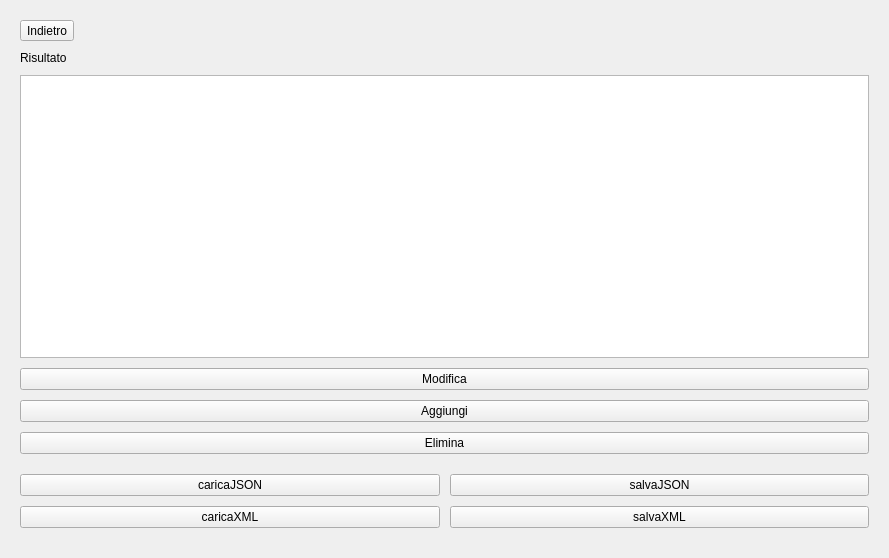
<?xml version="1.0" encoding="UTF-8"?>
<ui version="4.0">
 <class>MainWindow</class>
 <widget class="QMainWindow" name="MainWindow">
  <property name="geometry">
   <rect>
    <x>0</x>
    <y>0</y>
    <width>889</width>
    <height>558</height>
   </rect>
  </property>
  <property name="windowTitle">
   <string>MainWindow</string>
  </property>
  <widget class="QWidget" name="centralwidget">
   <layout class="QVBoxLayout" name="centralLayout">
    <property name="spacing">
     <number>0</number>
    </property>
    <property name="leftMargin">
     <number>0</number>
    </property>
    <property name="topMargin">
     <number>0</number>
    </property>
    <property name="rightMargin">
     <number>0</number>
    </property>
    <property name="bottomMargin">
     <number>0</number>
    </property>
    <item>
     <widget class="QStackedWidget" name="stackedWidget">
      <property name="currentIndex">
       <number>1</number>
      </property>
      <widget class="QWidget" name="paginaPrincipale">
       <layout class="QVBoxLayout" name="verticalLayout">
        <item>
         <layout class="QGridLayout" name="gridLayout_5">
          <item row="1" column="0" colspan="2">
           <widget class="QLineEdit" name="searchBar">
            <property name="minimumSize">
             <size>
              <width>0</width>
              <height>30</height>
             </size>
            </property>
            <property name="maximumSize">
             <size>
              <width>16777215</width>
              <height>16777215</height>
             </size>
            </property>
            <property name="placeholderText">
             <string>Cerca un'attività...</string>
            </property>
           </widget>
          </item>
          <item row="0" column="0">
           <spacer name="verticalSpacer_2">
            <property name="orientation">
             <enum>Qt::Orientation::Vertical</enum>
            </property>
            <property name="sizeType">
             <enum>QSizePolicy::Policy::Maximum</enum>
            </property>
            <property name="sizeHint" stdset="0">
             <size>
              <width>20</width>
              <height>80</height>
             </size>
            </property>
           </spacer>
          </item>
          <item row="2" column="0">
           <spacer name="verticalSpacer_5">
            <property name="orientation">
             <enum>Qt::Orientation::Vertical</enum>
            </property>
            <property name="sizeType">
             <enum>QSizePolicy::Policy::Preferred</enum>
            </property>
            <property name="sizeHint" stdset="0">
             <size>
              <width>20</width>
              <height>50</height>
             </size>
            </property>
           </spacer>
          </item>
          <item row="3" column="1">
           <widget class="QWidget" name="barraRicerca" native="true"/>
          </item>
          <item row="4" column="0" colspan="2">
           <widget class="QWidget" name="grigliaOggetti" native="true">
            <layout class="QGridLayout" name="gridLayout">
             <item row="2" column="1">
              <spacer name="verticalSpacer_4">
               <property name="orientation">
                <enum>Qt::Orientation::Vertical</enum>
               </property>
               <property name="sizeType">
                <enum>QSizePolicy::Policy::Preferred</enum>
               </property>
               <property name="sizeHint" stdset="0">
                <size>
                 <width>20</width>
                 <height>120</height>
                </size>
               </property>
              </spacer>
             </item>
             <item row="1" column="1">
              <widget class="QToolButton" name="oggettoPromemoria">
               <property name="font">
                <font>
                 <pointsize>10</pointsize>
                </font>
               </property>
               <property name="text">
                <string>Promemoria</string>
               </property>
               <property name="icon">
                <iconset resource="../assets.qrc">
                 <normaloff>:/img/forms/promemoria.jpg</normaloff>:/img/forms/promemoria.jpg</iconset>
               </property>
               <property name="iconSize">
                <size>
                 <width>120</width>
                 <height>120</height>
                </size>
               </property>
               <property name="toolButtonStyle">
                <enum>Qt::ToolButtonStyle::ToolButtonTextUnderIcon</enum>
               </property>
              </widget>
             </item>
             <item row="0" column="0">
              <widget class="QToolButton" name="oggettoImpegni">
               <property name="text">
                <string>Impegni</string>
               </property>
               <property name="icon">
                <iconset resource="../assets.qrc">
                 <normaloff>:/img/forms/impegni.jpg</normaloff>:/img/forms/impegni.jpg</iconset>
               </property>
               <property name="iconSize">
                <size>
                 <width>120</width>
                 <height>120</height>
                </size>
               </property>
               <property name="toolButtonStyle">
                <enum>Qt::ToolButtonStyle::ToolButtonTextUnderIcon</enum>
               </property>
              </widget>
             </item>
             <item row="1" column="2">
              <widget class="QToolButton" name="oggettoCompleanni">
               <property name="text">
                <string>Compleanni</string>
               </property>
               <property name="icon">
                <iconset resource="../assets.qrc">
                 <normaloff>:/img/forms/compleanno.jpg</normaloff>:/img/forms/compleanno.jpg</iconset>
               </property>
               <property name="iconSize">
                <size>
                 <width>120</width>
                 <height>120</height>
                </size>
               </property>
               <property name="toolButtonStyle">
                <enum>Qt::ToolButtonStyle::ToolButtonTextUnderIcon</enum>
               </property>
              </widget>
             </item>
             <item row="1" column="0">
              <widget class="QToolButton" name="oggettoLavoro">
               <property name="text">
                <string>Lavoro</string>
               </property>
               <property name="icon">
                <iconset resource="../assets.qrc">
                 <normaloff>:/img/forms/lavoro.jpg</normaloff>:/img/forms/lavoro.jpg</iconset>
               </property>
               <property name="iconSize">
                <size>
                 <width>120</width>
                 <height>120</height>
                </size>
               </property>
               <property name="toolButtonStyle">
                <enum>Qt::ToolButtonStyle::ToolButtonTextUnderIcon</enum>
               </property>
              </widget>
             </item>
             <item row="0" column="2">
              <widget class="QToolButton" name="oggettoUniversita">
               <property name="text">
                <string>Università</string>
               </property>
               <property name="icon">
                <iconset resource="../assets.qrc">
                 <normaloff>:/img/forms/universita.jpg</normaloff>:/img/forms/universita.jpg</iconset>
               </property>
               <property name="iconSize">
                <size>
                 <width>120</width>
                 <height>120</height>
                </size>
               </property>
               <property name="toolButtonStyle">
                <enum>Qt::ToolButtonStyle::ToolButtonTextUnderIcon</enum>
               </property>
              </widget>
             </item>
             <item row="0" column="1">
              <widget class="QToolButton" name="oggettoScadenze">
               <property name="text">
                <string>Scadenze</string>
               </property>
               <property name="icon">
                <iconset resource="../assets.qrc">
                 <normaloff>:/img/forms/scadenza.jpg</normaloff>:/img/forms/scadenza.jpg</iconset>
               </property>
               <property name="iconSize">
                <size>
                 <width>120</width>
                 <height>120</height>
                </size>
               </property>
               <property name="toolButtonStyle">
                <enum>Qt::ToolButtonStyle::ToolButtonTextUnderIcon</enum>
               </property>
              </widget>
             </item>
            </layout>
           </widget>
          </item>
         </layout>
        </item>
       </layout>
      </widget>
      <widget class="QWidget" name="paginaRisultati">
       <layout class="QVBoxLayout" name="verticalLayout_2">
        <property name="spacing">
         <number>10</number>
        </property>
        <property name="leftMargin">
         <number>20</number>
        </property>
        <property name="topMargin">
         <number>20</number>
        </property>
        <property name="rightMargin">
         <number>20</number>
        </property>
        <property name="bottomMargin">
         <number>20</number>
        </property>
        <item>
         <widget class="QToolButton" name="btnIndietroRisultati">
          <property name="text">
           <string>Indietro</string>
          </property>
         </widget>
        </item>
        <item>
         <widget class="QLabel" name="lblRisultato">
          <property name="text">
           <string>Risultato</string>
          </property>
         </widget>
        </item>
        <item>
         <widget class="QListView" name="listResults"/>
        </item>
        <item>
         <widget class="QPushButton" name="btnModifica">
          <property name="text">
           <string>Modifica</string>
          </property>
         </widget>
        </item>
        <item>
         <widget class="QPushButton" name="btnAggiungi">
          <property name="text">
           <string>Aggiungi</string>
          </property>
         </widget>
        </item>
        <item>
         <widget class="QPushButton" name="btnElimina">
          <property name="text">
           <string>Elimina</string>
          </property>
         </widget>
        </item>
        <item>
         <layout class="QGridLayout" name="gridLayout_2">
          <property name="topMargin">
           <number>10</number>
          </property>
          <property name="bottomMargin">
           <number>10</number>
          </property>
          <item row="0" column="0">
           <widget class="QPushButton" name="btnCaricaJSON">
            <property name="text">
             <string>caricaJSON</string>
            </property>
           </widget>
          </item>
          <item row="0" column="1">
           <widget class="QPushButton" name="btnSalvaJSON">
            <property name="text">
             <string>salvaJSON</string>
            </property>
           </widget>
          </item>
          <item row="1" column="0">
           <widget class="QPushButton" name="btnCaricaXML">
            <property name="text">
             <string>caricaXML</string>
            </property>
           </widget>
          </item>
          <item row="1" column="1">
           <widget class="QPushButton" name="btnSalvaXML">
            <property name="text">
             <string>salvaXML</string>
            </property>
           </widget>
          </item>
         </layout>
        </item>
        <item>
         <layout class="QFormLayout" name="formLayout_2"/>
        </item>
       </layout>
      </widget>
      <widget class="QWidget" name="paginaEdit">
       <layout class="QVBoxLayout" name="paginaEditLayout">
        <property name="leftMargin">
         <number>0</number>
        </property>
        <property name="topMargin">
         <number>0</number>
        </property>
        <property name="rightMargin">
         <number>0</number>
        </property>
        <property name="bottomMargin">
         <number>0</number>
        </property>
        <item>
         <widget class="QScrollArea" name="scrollArea">
          <property name="widgetResizable">
           <bool>true</bool>
          </property>
          <widget class="QWidget" name="scrollAreaWidgetContents">
           <property name="geometry">
            <rect>
             <x>0</x>
             <y>0</y>
             <width>414</width>
             <height>265</height>
            </rect>
           </property>
           <layout class="QVBoxLayout" name="scrollContentsLayout">
            <property name="spacing">
             <number>20</number>
            </property>
            <property name="leftMargin">
             <number>20</number>
            </property>
            <property name="topMargin">
             <number>20</number>
            </property>
            <property name="rightMargin">
             <number>20</number>
            </property>
            <property name="bottomMargin">
             <number>20</number>
            </property>
            <item>
             <widget class="QStackedWidget" name="editorStack">
              <property name="sizePolicy">
               <sizepolicy hsizetype="Expanding" vsizetype="Expanding">
                <horstretch>1</horstretch>
                <verstretch>1</verstretch>
               </sizepolicy>
              </property>
              <property name="currentIndex">
               <number>5</number>
              </property>
              <widget class="QWidget" name="impegnoform">
               <layout class="QFormLayout" name="formLayout_9">
                <item row="0" column="0">
                 <widget class="QLabel" name="Nome_2">
                  <property name="text">
                   <string>Titolo</string>
                  </property>
                 </widget>
                </item>
                <item row="0" column="1">
                 <widget class="QLineEdit" name="leNome_2"/>
                </item>
                <item row="2" column="0">
                 <widget class="QLabel" name="Promemoria_2">
                  <property name="text">
                   <string>Descrizione</string>
                  </property>
                 </widget>
                </item>
                <item row="2" column="1">
                 <widget class="QLineEdit" name="lePromemoria_2"/>
                </item>
                <item row="4" column="0">
                 <widget class="QLabel" name="Tipologia_2">
                  <property name="text">
                   <string>Luogo</string>
                  </property>
                 </widget>
                </item>
                <item row="4" column="1">
                 <widget class="QLineEdit" name="leTipologia_2"/>
                </item>
                <item row="6" column="0">
                 <widget class="QLabel" name="Data_2">
                  <property name="text">
                   <string>Data</string>
                  </property>
                 </widget>
                </item>
                <item row="6" column="1">
                 <widget class="QDateEdit" name="deAnno_7"/>
                </item>
                <item row="8" column="0">
                 <widget class="QLabel" name="orarioLabel">
                  <property name="text">
                   <string>Orario</string>
                  </property>
                 </widget>
                </item>
                <item row="8" column="1">
                 <widget class="QLineEdit" name="orarioLineEdit"/>
                </item>
               </layout>
              </widget>
              <widget class="QWidget" name="scadenzaform">
               <layout class="QFormLayout" name="formLayout_12">
                <item row="0" column="0">
                 <widget class="QLabel" name="Nome_5">
                  <property name="text">
                   <string>Titolo</string>
                  </property>
                 </widget>
                </item>
                <item row="0" column="1">
                 <widget class="QLineEdit" name="leNome_5"/>
                </item>
                <item row="2" column="0">
                 <widget class="QLabel" name="Promemoria_5">
                  <property name="text">
                   <string>Descrizione</string>
                  </property>
                 </widget>
                </item>
                <item row="2" column="1">
                 <widget class="QLineEdit" name="lePromemoria_5"/>
                </item>
                <item row="4" column="0">
                 <widget class="QLabel" name="Data_5">
                  <property name="text">
                   <string>Data</string>
                  </property>
                 </widget>
                </item>
                <item row="4" column="1">
                 <widget class="QDateEdit" name="deAnno_10"/>
                </item>
                <item row="6" column="0">
                 <widget class="QLabel" name="Tipologia_5">
                  <property name="text">
                   <string>Categoria</string>
                  </property>
                 </widget>
                </item>
                <item row="6" column="1">
                 <widget class="QLineEdit" name="leTipologia_5"/>
                </item>
                <item row="8" column="0">
                 <widget class="QLabel" name="prioritLabel">
                  <property name="text">
                   <string>Priorità</string>
                  </property>
                 </widget>
                </item>
                <item row="8" column="1">
                 <widget class="QLineEdit" name="prioritLineEdit"/>
                </item>
               </layout>
              </widget>
              <widget class="QWidget" name="universitaform">
               <layout class="QFormLayout" name="formLayout_13">
                <item row="0" column="0">
                 <widget class="QLabel" name="Nome_6">
                  <property name="text">
                   <string>Titolo</string>
                  </property>
                 </widget>
                </item>
                <item row="0" column="1">
                 <widget class="QLineEdit" name="leNome_6"/>
                </item>
                <item row="2" column="0">
                 <widget class="QLabel" name="Promemoria_6">
                  <property name="text">
                   <string>Lezione</string>
                  </property>
                 </widget>
                </item>
                <item row="2" column="1">
                 <widget class="QLineEdit" name="lePromemoria_6"/>
                </item>
                <item row="4" column="0">
                 <widget class="QLabel" name="Tipologia_6">
                  <property name="text">
                   <string>Docente</string>
                  </property>
                 </widget>
                </item>
                <item row="4" column="1">
                 <widget class="QLineEdit" name="leTipologia_6"/>
                </item>
                <item row="6" column="0">
                 <widget class="QLabel" name="aulaLabel">
                  <property name="text">
                   <string>Aula</string>
                  </property>
                 </widget>
                </item>
                <item row="6" column="1">
                 <widget class="QLineEdit" name="aulaLineEdit"/>
                </item>
                <item row="8" column="0">
                 <widget class="QLabel" name="Data_6">
                  <property name="text">
                   <string>Data</string>
                  </property>
                 </widget>
                </item>
                <item row="8" column="1">
                 <widget class="QDateEdit" name="deAnno_11"/>
                </item>
                <item row="10" column="0">
                 <widget class="QLabel" name="orarioLabel_3">
                  <property name="text">
                   <string>Orario</string>
                  </property>
                 </widget>
                </item>
                <item row="10" column="1">
                 <widget class="QLineEdit" name="orarioLineEdit_3"/>
                </item>
               </layout>
              </widget>
              <widget class="QWidget" name="lavoroform">
               <layout class="QFormLayout" name="formLayout_10">
                <item row="0" column="0">
                 <widget class="QLabel" name="Nome_3">
                  <property name="text">
                   <string>Titolo</string>
                  </property>
                 </widget>
                </item>
                <item row="0" column="1">
                 <widget class="QLineEdit" name="leNome_3"/>
                </item>
                <item row="2" column="0">
                 <widget class="QLabel" name="Promemoria_3">
                  <property name="text">
                   <string>Azienda</string>
                  </property>
                 </widget>
                </item>
                <item row="2" column="1">
                 <widget class="QLineEdit" name="lePromemoria_3"/>
                </item>
                <item row="4" column="0">
                 <widget class="QLabel" name="Tipologia_3">
                  <property name="text">
                   <string>Luogo</string>
                  </property>
                 </widget>
                </item>
                <item row="4" column="1">
                 <widget class="QLineEdit" name="leTipologia_3"/>
                </item>
                <item row="6" column="0">
                 <widget class="QLabel" name="Data_3">
                  <property name="text">
                   <string>Data</string>
                  </property>
                 </widget>
                </item>
                <item row="6" column="1">
                 <widget class="QDateEdit" name="deAnno_8"/>
                </item>
                <item row="8" column="0">
                 <widget class="QLabel" name="orarioLabel_2">
                  <property name="text">
                   <string>Orario</string>
                  </property>
                 </widget>
                </item>
                <item row="8" column="1">
                 <widget class="QLineEdit" name="orarioLineEdit_2"/>
                </item>
               </layout>
              </widget>
              <widget class="QWidget" name="promemoriaform">
               <layout class="QFormLayout" name="formLayout_11">
                <item row="0" column="0">
                 <widget class="QLabel" name="Nome_4">
                  <property name="text">
                   <string>Titolo</string>
                  </property>
                 </widget>
                </item>
                <item row="0" column="1">
                 <widget class="QLineEdit" name="leNome_4"/>
                </item>
                <item row="2" column="0">
                 <widget class="QLabel" name="Data_4">
                  <property name="text">
                   <string>Data</string>
                  </property>
                 </widget>
                </item>
                <item row="2" column="1">
                 <widget class="QDateEdit" name="deAnno_9"/>
                </item>
                <item row="4" column="0">
                 <widget class="QLabel" name="tipologiaLabel">
                  <property name="text">
                   <string>Tipologia</string>
                  </property>
                 </widget>
                </item>
                <item row="4" column="1">
                 <widget class="QLineEdit" name="tipologiaLineEdit"/>
                </item>
                <item row="6" column="0">
                 <widget class="QLabel" name="Tipologia_4">
                  <property name="text">
                   <string>Contenuto</string>
                  </property>
                 </widget>
                </item>
                <item row="6" column="1">
                 <widget class="QLineEdit" name="leTipologia_4"/>
                </item>
               </layout>
              </widget>
              <widget class="QWidget" name="compleannoform">
               <layout class="QFormLayout" name="formLayout_7">
                <item row="0" column="0">
                 <widget class="QLabel" name="Nome">
                  <property name="text">
                   <string>Nome</string>
                  </property>
                 </widget>
                </item>
                <item row="0" column="1">
                 <widget class="QLineEdit" name="leNome"/>
                </item>
                <item row="2" column="0">
                 <widget class="QLabel" name="Data">
                  <property name="text">
                   <string>Data</string>
                  </property>
                 </widget>
                </item>
                <item row="2" column="1">
                 <widget class="QDateEdit" name="deAnno_5"/>
                </item>
                <item row="4" column="0">
                 <widget class="QLabel" name="Promemoria">
                  <property name="text">
                   <string>Promemoria</string>
                  </property>
                 </widget>
                </item>
                <item row="4" column="1">
                 <widget class="QLineEdit" name="lePromemoria"/>
                </item>
                <item row="6" column="0">
                 <widget class="QLabel" name="Tipologia">
                  <property name="text">
                   <string>Tipologia</string>
                  </property>
                 </widget>
                </item>
                <item row="6" column="1">
                 <widget class="QLineEdit" name="leTipologia"/>
                </item>
               </layout>
              </widget>
             </widget>
            </item>
            <item>
             <layout class="QHBoxLayout" name="editButtonsLayout">
              <item>
               <spacer name="buttonsSpacerLeft">
                <property name="orientation">
                 <enum>Qt::Orientation::Horizontal</enum>
                </property>
                <property name="sizeType">
                 <enum>QSizePolicy::Policy::Expanding</enum>
                </property>
                <property name="sizeHint" stdset="0">
                 <size>
                  <width>40</width>
                  <height>20</height>
                 </size>
                </property>
               </spacer>
              </item>
              <item>
               <widget class="QPushButton" name="btnSalva">
                <property name="minimumSize">
                 <size>
                  <width>180</width>
                  <height>0</height>
                 </size>
                </property>
                <property name="text">
                 <string>Salva</string>
                </property>
               </widget>
              </item>
              <item>
               <widget class="QPushButton" name="btnAnnulla">
                <property name="minimumSize">
                 <size>
                  <width>180</width>
                  <height>0</height>
                 </size>
                </property>
                <property name="text">
                 <string>Annulla</string>
                </property>
               </widget>
              </item>
              <item>
               <spacer name="buttonsSpacerRight">
                <property name="orientation">
                 <enum>Qt::Orientation::Horizontal</enum>
                </property>
                <property name="sizeType">
                 <enum>QSizePolicy::Policy::Expanding</enum>
                </property>
                <property name="sizeHint" stdset="0">
                 <size>
                  <width>40</width>
                  <height>20</height>
                 </size>
                </property>
               </spacer>
              </item>
             </layout>
            </item>
           </layout>
          </widget>
         </widget>
        </item>
       </layout>
      </widget>
     </widget>
    </item>
   </layout>
  </widget>
 </widget>
 <resources>
  <include location="../assets.qrc"/>
 </resources>
 <connections/>
</ui>
